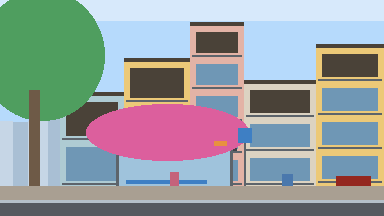
#> input picture assets/out_gif_a/_mock/mock.png, 384 x 216 px, found by its file name
$ python shop.py
#> lines starting #> are read from the running program, lines starting #| are printed output that depends on the picture
### assets/src_gif/actors/_common.py
import sys, pathlib
sys.path.insert(0, str(pathlib.Path(__file__).resolve().parents[3]))
from tools.px_gif import *
from tools.layout_gif import *
import tools.px as _px
from PIL import Image

# one-char legend
L = {
 'k':'ink','h':'hair','l':'hair_l','s':'sk','S':'sk_l','d':'sk_d',
 'w':'white','g':'grey_hl','G':'grey_l','m':'grey','M':'grey_m','D':'grey_d','K':'grey_k',
 'y':'yl','Y':'yl_l','z':'yl_d','r':'red','R':'red_l','q':'red_d',
 'o':'or','O':'or_l','p':'or_d','c':'cat_hl',
 'b':'pb','B':'pb_l','n':'pb_d','N':'navy',
 'a':'wc','A':'wc_l','e':'wc_d','t':'tc','T':'tc_l','u':'tc_d',
 'f':'wood','F':'wood_l','j':'wood_d','J':'wood_k','x':'wood_hl',
 'v':'leaf','V':'leaf_l','W':'leaf_hl','X':'leaf_d',
 'i':'glass','I':'glass_l','1':'bl','2':'bl_l','3':'bl_d','4':'bl_hl',
 '5':'sh','6':'sh_l','7':'sh_d','8':'sk_d','9':'paper','0':'sb', 'P':'pave_l','Q':'pave',
 'E':'haze','C':'cloud_d','Z':'teal','H':'teal_d','U':'sb_d',
}
def G(rows, extra=None):
    lg = dict(L); lg.update(extra or {})
    w = max(len(r) for r in rows); im = new(w, len(rows))
    for y, r in enumerate(rows):
        for x, ch in enumerate(r):
            if ch not in '. ': put(im, x, y, lg[ch])
    return im

_DARK = {}
def _mk():
    ramps = [('sk_l','sk','sk_d'),('yl_l','yl','yl_d'),('red_l','red','red_d'),('or_l','or','or_d'),('cat_hl','or','or_d'),
             ('pb_l','pb','pb_d'),('wc_l','wc','wc_d'),('wood_hl','wood_l','wood','wood_d'),('leaf_hl','leaf_l','leaf','leaf_d'),
             ('grey_hl','grey_l','grey','grey_m','grey_d'),('white','paper'),('sh_l','sh','sh_d'),('sb_l','sb','sb_d'),
             ('tc_l','tc','tc_d'),('glass_l','glass','glass_d'),('teal','teal_d'),('wb_l','wb','wb_d'),('bl_hl','bl_l','bl','bl_d'),('pave_l','pave','pave_d')]
    for rp in ramps:
        for n in rp: _DARK[RGB[n]] = RGB[rp[-1]]
    for n in ('hair','hair_l','ink','grey_k','wood_k','navy','red_d','or_d','yl_d','pb_d','sk_d','wc_d','leaf_d','sh_d','sb_d','tc_d','bl_d','grey_d','pave_d','teal_d','glass_d'):
        _DARK[RGB[n]] = RGB['ink'] if n in ('hair','hair_l','ink','grey_k','wood_k','navy') else RGB[n]
    # darker-of-dark
    for n,t in (('sk_d','wood_d'),('or_d','wood_d'),('yl_d','wood_d'),('red_d','wood_k'),('pb_d','navy'),('wc_d','wood_d'),('tc_d','wood_k'),('leaf_d','leaf_k'),('grey_d','ink'),('wood_d','ink'),('wood','wood_k')):
        _DARK[RGB[n]] = RGB[t]
    _DARK[RGB['hair']] = RGB['ink']
_mk()
def sout(img, diag=False, fixed=None):
    """selective outline: 1px outside, colour = dark tone of the neighbouring fill. Canvas grows 1px each side."""
    w,h = img.size; src = new(w+2,h+2); src.paste(img,(1,1)); out = new(w+2,h+2)
    sp,op = src.load(), out.load()
    nb=[(-1,0),(1,0),(0,-1),(0,1)]
    for y in range(h+2):
        for x in range(w+2):
            if sp[x,y][3]: continue
            for dx,dy in nb:
                xx,yy=x+dx,y+dy
                if 0<=xx<w+2 and 0<=yy<h+2 and sp[xx,yy][3]:
                    col = RGB[fixed] if fixed else _DARK.get(sp[xx,yy][:3], RGB['ink'])
                    op[x,y]=(*col,255); break
    out.alpha_composite(src); return out

def over(base, spr, x, y):
    b = base.copy(); b.alpha_composite(spr,(x,y)); return b
def stamp(img, rows, x, y, extra=None):
    img.alpha_composite(G(rows, extra), (x,y)); return img
def px_(img, pts, col):
    for x,y in pts: put(img,x,y,col)
    return img

MOCK = Image.open(_px.ROOT/'assets/out_gif/_mock/mock.png').convert('RGBA')
#> MOCK is the input picture: PIL image 384x216 RGBA; mean R, G, B, A 150.9, 158.2, 159.6, 255
def sheet(items, scale=6, pad=4, bg='grey_l', cols=None):
    """items: list of (label-less) images -> contact sheet"""
    cols = cols or len(items)
    rows = [items[i:i+cols] for i in range(0,len(items),cols)]
    W = max(sum(i.width+pad for i in r) for r in rows)+pad
    H = sum(max(i.height for i in r)+pad for r in rows)+pad
    s = Image.new('RGBA',(W,H),(*RGB[bg],255)); y=pad
    for r in rows:
        x=pad
        for i in r: s.alpha_composite(i,(x,y+max(j.height for j in r)-i.height)); x+=i.width+pad
        y+=max(i.height for i in r)+pad
    return s.resize((W*scale,H*scale),Image.NEAREST)
# [4 lines left out: function strip_frames, not called in this run]

def crop_union(frames):
    """crop all frames to the union bbox; returns (frames, (left, top))"""
    bb = None
    for f in frames:
        b = f.getbbox()
        if b: bb = b if bb is None else (min(bb[0],b[0]),min(bb[1],b[1]),max(bb[2],b[2]),max(bb[3],b[3]))
    return [f.crop(bb) for f in frames], (bb[0], bb[1])
def save_c(name, frames, ax, ay, **kw):
    """ax, ay given in uncropped frame coords; they are translated after crop. anchor y = row of lowest contact pixel"""
    fr,(l,t) = crop_union(frames)
    return save_asset('actors', name, fr, anchor=(ax-l, ay-t), **kw)

### tools/px.py
"""Shared pixel-art toolkit. Every asset script imports this:

    import sys, pathlib; sys.path.insert(0, str(pathlib.Path(__file__).resolve().parents[3]))
    from tools.px import *
    from tools.layout import *

Rules enforced here: palette-only colors, alpha strictly 0 or 255, 1x logical pixels.
"""
from __future__ import annotations

import json
import unicodedata
from pathlib import Path

from PIL import Image, ImageDraw

ROOT = Path(__file__).resolve().parents[1]
OUT = ROOT / "assets" / "out"
PREVIEW_SCALE = 4

# ---------------------------------------------------------------- palette
# Endesga 32 + 13 project extras (bougainvillea ramp, warm stone, sky, lamp glow, wall paints).
PALETTE: dict[str, str] = {
    # skin / browns
    "skin1": "#e8b796", "skin2": "#e4a672", "skin3": "#c28569", "skin4": "#b86f50",
    "brown_d": "#733e39", "brown_k": "#3e2731",
    # warm
    "rust": "#be4a2f", "clay": "#d77643", "sand": "#ead4aa",
    "red_d": "#a22633", "red": "#e43b44", "red_hot": "#ff0044",
    "orange": "#f77622", "gold": "#feae34", "yellow": "#fee761",
    # greens / teal
    "green_l": "#63c74d", "green": "#3e8948", "green_d": "#265c42", "teal_k": "#193c3e",
    "mint": "#7fb7a4",
    # blues / greys
    "blue_d": "#124e89", "blue": "#0099db", "cyan": "#2ce8f5",
    "white": "#ffffff", "grey_l": "#c0cbdc", "grey": "#8b9bb4",
    "slate": "#5a6988", "slate_d": "#3a4466", "navy": "#262b44", "ink": "#181425",
    "sky_l": "#8fd3f4", "sky": "#5bb3e6",
    # purples / pinks
    "plum": "#68386c", "mauve": "#b55088", "salmon": "#f6757a",
    # bougainvillea ramp (dark -> highlight)
    "bloom_k": "#5e1a4a", "bloom_d": "#a3246e", "bloom": "#d93a8c",
    "bloom_l": "#f26db1", "bloom_hl": "#ffb3dc",
    # warm stone (concrete, asphalt, curbs)
    "stone_l": "#a8a29a", "stone": "#77716b", "stone_d": "#4d4945",
    # misc
    "glow": "#ffe9a8", "ochre": "#e8c170",
}


def _hex(h: str) -> tuple[int, int, int]:
    h = h.lstrip("#")
    return int(h[0:2], 16), int(h[2:4], 16), int(h[4:6], 16)


RGB: dict[str, tuple[int, int, int]] = {k: _hex(v) for k, v in PALETTE.items()}
_ALLOWED = set(RGB.values())
CLEAR = (0, 0, 0, 0)


def c(name: str) -> tuple[int, int, int, int]:
    """Palette name -> RGBA tuple. Raises KeyError on unknown names (on purpose)."""
    return (*RGB[name], 255)


# ---------------------------------------------------------------- canvas helpers
def new(w: int, h: int) -> Image.Image:
    return Image.new("RGBA", (w, h), CLEAR)


# [12 lines left out: function grid, not called in this run]


def put(img: Image.Image, x: int, y: int, name: str) -> None:
    if 0 <= x < img.width and 0 <= y < img.height:
        img.putpixel((x, y), c(name))


def rect(img: Image.Image, x0: int, y0: int, x1: int, y1: int, name: str) -> None:
    """Filled rectangle, inclusive corners."""
    ImageDraw.Draw(img).rectangle([x0, y0, x1, y1], fill=c(name))


def line(img: Image.Image, x0: int, y0: int, x1: int, y1: int, name: str) -> None:
    ImageDraw.Draw(img).line([x0, y0, x1, y1], fill=c(name), width=1)


def ellipse(img: Image.Image, x0: int, y0: int, x1: int, y1: int, name: str) -> None:
    ImageDraw.Draw(img).ellipse([x0, y0, x1, y1], fill=c(name))


def poly(img: Image.Image, pts: list[tuple[int, int]], name: str) -> None:
    ImageDraw.Draw(img).polygon(pts, fill=c(name))


def paste(dst: Image.Image, src: Image.Image, x: int, y: int) -> None:
    """Alpha-paste (hard alpha, so the result stays palette-clean)."""
    dst.alpha_composite(src, (x, y))


BAYER4 = [[0, 8, 2, 10], [12, 4, 14, 6], [3, 11, 1, 9], [15, 7, 13, 5]]


# [41 lines left out: functions dither, vgradient, outline, not called in this run]


def flip(img: Image.Image) -> Image.Image:
    return img.transpose(Image.FLIP_LEFT_RIGHT)


# [11 lines left out: function recolor, not called in this run]


# ---------------------------------------------------------------- tiny pixel font (3x5 caps + Vietnamese marks)
_G = {
    "A": [".#.", "#.#", "###", "#.#", "#.#"], "B": ["##.", "#.#", "##.", "#.#", "##."],
    "C": [".##", "#..", "#..", "#..", ".##"], "D": ["##.", "#.#", "#.#", "#.#", "##."],
    "E": ["###", "#..", "##.", "#..", "###"], "F": ["###", "#..", "##.", "#..", "#.."],
    "G": [".##", "#..", "#.#", "#.#", ".##"], "H": ["#.#", "#.#", "###", "#.#", "#.#"],
    "I": ["###", ".#.", ".#.", ".#.", "###"], "J": ["..#", "..#", "..#", "#.#", ".#."],
    "K": ["#.#", "#.#", "##.", "#.#", "#.#"], "L": ["#..", "#..", "#..", "#..", "###"],
    "M": ["#...#", "##.##", "#.#.#", "#...#", "#...#"], "N": ["#..#", "##.#", "#.##", "#..#", "#..#"],
    "O": [".#.", "#.#", "#.#", "#.#", ".#."], "P": ["##.", "#.#", "##.", "#..", "#.."],
    "Q": [".#.", "#.#", "#.#", "##.", ".##"], "R": ["##.", "#.#", "##.", "#.#", "#.#"],
    "S": [".##", "#..", ".#.", "..#", "##."], "T": ["###", ".#.", ".#.", ".#.", ".#."],
    "U": ["#.#", "#.#", "#.#", "#.#", "###"], "V": ["#.#", "#.#", "#.#", "#.#", ".#."],
    "W": ["#...#", "#...#", "#.#.#", "##.##", "#...#"], "X": ["#.#", "#.#", ".#.", "#.#", "#.#"],
    "Y": ["#.#", "#.#", ".#.", ".#.", ".#."], "Z": ["###", "..#", ".#.", "#..", "###"],
    "Đ": [".##.", ".#.#", "####", ".#.#", ".##."],
    "0": ["###", "#.#", "#.#", "#.#", "###"], "1": [".#.", "##.", ".#.", ".#.", "###"],
    "2": ["##.", "..#", ".#.", "#..", "###"], "3": ["##.", "..#", ".#.", "..#", "##."],
    "4": ["#.#", "#.#", "###", "..#", "..#"], "5": ["###", "#..", "##.", "..#", "##."],
    "6": [".##", "#..", "###", "#.#", "###"], "7": ["###", "..#", ".#.", ".#.", ".#."],
    "8": ["###", "#.#", "###", "#.#", "###"], "9": ["###", "#.#", "###", "..#", "##."],
    " ": ["..", "..", "..", "..", ".."], "-": ["...", "...", "###", "...", "..."],
    ".": [".", ".", ".", ".", "#"], ":": [".", "#", ".", "#", "."], "!": ["#", "#", "#", ".", "#"],
    "/": ["..#", "..#", ".#.", "#..", "#.."],
}
_MARK_ABOVE_VOWEL = {"̂": [".#.", "#.#"], "̆": ["#.#", ".#."]}  # circumflex, breve
_MARK_TONE = {"̀": ["#.", ".#"], "́": [".#", "#."], "̉": ["##", ".#"], "̃": [".#.#", "#.#."]}
_DOT_BELOW, _HORN = "̣", "̛"
FONT_ASC = 5   # rows reserved above caps for marks
FONT_H = 5     # cap height
FONT_DESC = 2  # rows below for dot-below


# [57 lines left out: functions _char_parts, text_size, text, not called in this run]


# ---------------------------------------------------------------- validation + export
def validate(img: Image.Image, label: str = "") -> None:
    bad_alpha, bad_col = 0, set()
    for r, g, b, a in img.getdata():
        if a not in (0, 255):
            bad_alpha += 1
        elif a == 255 and (r, g, b) not in _ALLOWED:
            bad_col.add("#%02x%02x%02x" % (r, g, b))
    if bad_alpha or bad_col:
        raise ValueError(f"[{label}] palette violation: {bad_alpha} semi-transparent px, "
                         f"off-palette colors {sorted(bad_col)[:10]}")


def _preview_bg(w: int, h: int) -> Image.Image:
    bg = Image.new("RGBA", (w, h), (*RGB["grey_l"], 255))
    return bg


def save_asset(group: str, name: str, frames, *, fps: float | None = None,
               anchor: tuple[int, int] | None = None, states: dict[str, list[int]] | None = None,
               loop: bool = True, notes: str = "") -> Path:
    """Export one asset.

    frames: an Image or list of equally-sized Images (animation frames).
    anchor: (x, y) in frame coords of the ground/attach point; default bottom-centre.
    states: optional named frame ranges, e.g. {"walk": [0,1,2,3,4,5], "idle": [6,7]}.

    Writes assets/out/<group>/<name>.png (horizontal strip, 1x), <name>.json,
    and _preview/<name>@4x.png (+ .gif when animated).
    """
    if isinstance(frames, Image.Image):
        frames = [frames]
    frames = [f.convert("RGBA") for f in frames]
    fw, fh = frames[0].size
    for i, f in enumerate(frames):
        if f.size != (fw, fh):
            raise ValueError(f"[{group}/{name}] frame {i} size {f.size} != {(fw, fh)}")
        validate(f, f"{group}/{name}#{i}")
    d = OUT / group
    (d / "_preview").mkdir(parents=True, exist_ok=True)
    strip = new(fw * len(frames), fh)
    for i, f in enumerate(frames):
        strip.paste(f, (i * fw, 0))
    strip.save(d / f"{name}.png")
    meta = {
        "name": name, "group": group, "frameW": fw, "frameH": fh, "frames": len(frames),
        "fps": fps, "anchor": list(anchor) if anchor else [fw // 2, fh - 1],
        "states": states or {"default": list(range(len(frames)))}, "loop": loop, "notes": notes,
    }
    (d / f"{name}.json").write_text(json.dumps(meta, ensure_ascii=False, indent=1))
    k = PREVIEW_SCALE
    big = strip.resize((strip.width * k, strip.height * k), Image.NEAREST)
    bg = _preview_bg(big.width, big.height)
    bg.alpha_composite(big)
    bg.convert("RGB").save(d / "_preview" / f"{name}@4x.png")
    if len(frames) > 1:
        gif_frames = []
        for f in frames:
            fb = _preview_bg(fw * k, fh * k)
            fb.alpha_composite(f.resize((fw * k, fh * k), Image.NEAREST))
            gif_frames.append(fb.convert("RGB"))
        dur = int(1000 / (fps or 8))
        gif_frames[0].save(d / "_preview" / f"{name}.gif", save_all=True,
                           append_images=gif_frames[1:], duration=dur, loop=0, disposal=2)
    return d / f"{name}.png"

### assets/src_gif/actors/shop.py
from _common import *
SC='review/gif_style/_sheets/'
X={'P':'wb_l','Q':'wb','C':'wb_d'}
HEAD=[
 "....hhhhh....",
 "...hhhhhhh...",
 "...hhhhhhh...",
 "...hSSSSSh...",
 "..SSkSSSkSS..",
 "...SSSsSSS...",
 "...SSdddSS...",
 "....ssSss....",
]
BODY=[
 ".....sss.....",
 ".PPPPsSsPPPP.",
 "PPPPPPSPPPPPQ",
 "PPPPPPPPPPPQQ",
 ".PPPPPPPPPQQ.",
 ".PPPPPPPPQQC.",
 ".PPQPPPPPQQC.",
 ".PPQPPPPPQQC.",
 ".PPPPPPPPQQC.",
 ".PPPPPPPPQQC.",
]
def build(f):
    im=new(21,20)
    stamp(im,HEAD,1,0,X)
    stamp(im,BODY,1,8,X) if False else None
    # body rows start y=8 (neck row is part of HEAD last row; BODY first row neck overlap skip)
    stamp(im,BODY[1:],1,9,X)
    # left arm (viewer left): rests on counter
    for p in [(1,10),(1,11),(2,11)]: put(im,*p,'wb')
    for y in range(12,17): put(im,2,y,'sk');
    for y in range(12,17): put(im,3,y,'sk_d')
    put(im,2,17,'sk_l'); put(im,3,17,'sk_l'); put(im,4,17,'sk')
    # right arm raised with fan
    for p in [(12,10),(13,10),(12,11),(13,11)]: put(im,*p,'wb')
    put(im,13,9,'wb');
    for p in [(14,9),(14,8),(14,7)]: put(im,*p,'sk')
    put(im,15,8,'sk_d'); put(im,15,7,'sk_d')
    put(im,14,6,'sk_l')
    # fan: handle + head
    cx,cy,rx,ry = [(16,2,3,3),(17,3,2,3),(16,1,3,3)][f]
    # fan handle
    put(im,14,5,'wood_l'); put(im,14,4,'wood_l') if f!=1 else None
    ellipse(im,cx-rx,cy-ry,cx+rx,cy+ry,'yl_l')
    # rim and ribs
    ImageDraw_ = None
    for y in range(cy-ry,cy+ry+1):
        for x in range(cx-rx,cx+rx+1):
            if im.getpixel((x,y))[3] and (x==cx-rx or x==cx+rx or y==cy-ry):
                put(im,x,y,'or_l')
    for y in range(cy-ry+1,cy+ry): put(im,cx,y,'yl')
    put(im,cx-1,cy,'white');
    return im
if __name__=='__main__':
    fr=[sout(build(i)) for i in range(3)]
#> in build, `im=new(21,20)`: im: PIL image 21x20 RGBA; every value is 0
#> in stamp, `img.alpha_composite(G(rows, extra), (x, y))`:
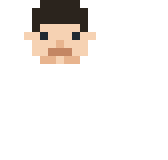
#> img: PIL image 21x20 RGBA (shown 8 times larger); mean R, G, B, A 19.9, 16.6, 13.9, 32.8; transparent parts drawn white
#> the loop in G (call 2), `for y, r in enumerate(rows):` made 9 passes
#> r on passes 1 to 9: '.PPPPsSsPPPP.', 'PPPPPPSPPPPPQ', 'PPPPPPPPPPPQQ', '.PPPPPPPPPQQ.', '.PPPPPPPPQQC.', '.PPQPPPPPQQC.', '.PPQPPPPPQQC.', '.PPPPPPPPQQC.', '.PPPPPPPPQQC.'
#> after the loop in build, `for y in range(cy-ry+1,cy+ry): put(im,cx,y,'yl')`:
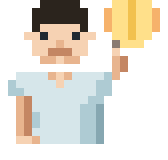
#> im: PIL image 21x20 RGBA (shown 8 times larger); mean R, G, B, A 94.2, 88.9, 78.3, 120.8; transparent parts drawn white
#> in sout, `w, h = img.size`: w = 21; h = 20
#> in sout, `src = new(w + 2, h + 2)`: src: PIL image 23x22 RGBA; every value is 0
#> fr = 3 items
    for f in fr:
        for x in range(f.width): f.putpixel((x,f.height-2),f.getpixel((x,f.height-2)) if False else f.getpixel((x,f.height-2)))
#> this loop made 3 passes
    # drop the bottom outline row (cut line is hidden behind the counter)
    fr=[f.crop((0,0,f.width,f.height-1)) for f in fr]
    for f in fr:
        for x in range(f.width): pass
    sheet(fr,scale=12).save(SC+'shop.png')
#> in sheet, `cols = cols or len(items)`: cols = 3
#> in sheet, `rows = [items[i:i+cols] for i in range(0,len(items),cols)]`: rows = 1 item
#> in sheet, `W = max(sum(i.width+pad for i in r) for r in rows)+pad`: W = 85
#> in sheet, `H = sum(max(i.height for i in r)+pad for r in rows)+pad`: H = 29
#> the loop in sheet, `for r in rows:` made 1 pass
#> y on pass 1: 29
#> after the loop in sheet, `for r in rows:`:
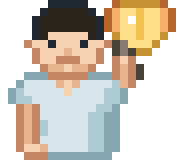
#> i: PIL image 23x21 RGBA (shown 8 times larger); mean R, G, B, A 106.3, 98, 85.6, 149.4; transparent parts drawn white
#> in sheet, `return s.resize((W*scale,H*scale),Image.NEAREST)`:
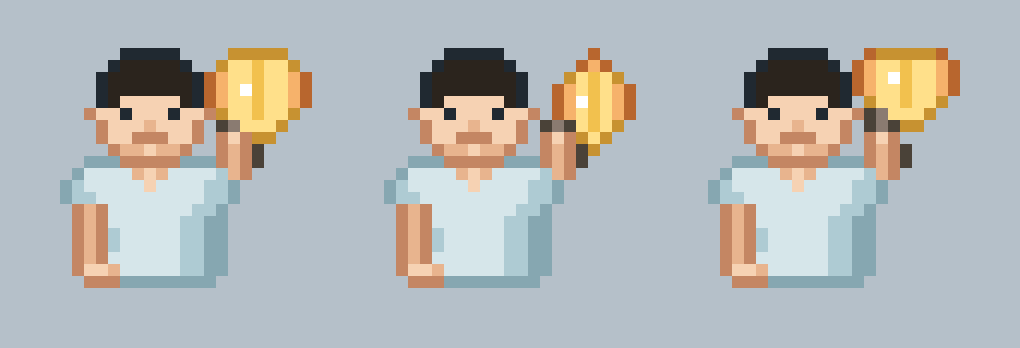
#> returned value: PIL image 1020x348 RGBA; mean R, G, B, A 181.2, 183.7, 182.5, 255
    save_c('shopkeeper',fr,9,fr[0].height-2,fps=4,notes='front view, waist-up; anchor = bottom row at waist, centre. waist is hidden behind the counter top')
#> the loop in crop_union, `for f in frames:` made 3 passes
#> in save_c, `fr,(l,t) = crop_union(frames)`: fr = 3 items; l = 1; t = 0
#> in save_asset, `frames = [f.convert("RGBA") for f in frames]`: frames = 3 items
#> the loop in save_asset, `for i, f in enumerate(frames):` made 3 passes
#> in save_asset, `strip = new(fw * len(frames), fh)`: strip: PIL image 63x20 RGBA; every value is 0
#> after the loop in save_asset, `for i, f in enumerate(frames):`:
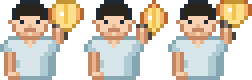
#> strip: PIL image 63x20 RGBA (shown 4 times larger); mean R, G, B, A 121.1, 111.8, 97.8, 170; transparent parts drawn white
#> in _preview_bg, `bg = Image.new("RGBA", (w, h), (*RGB["grey_l"], 255))`:
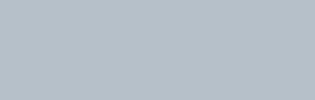
#> bg: PIL image 315x100 RGBA; mean R, G, B, A 181, 192, 201, 255
#> the loop in save_asset, `for f in frames:` made 3 passes
#> pass 1, in _preview_bg (call 2), `bg = Image.new("RGBA", (w, h), (*RGB["grey_l"], 255))`:
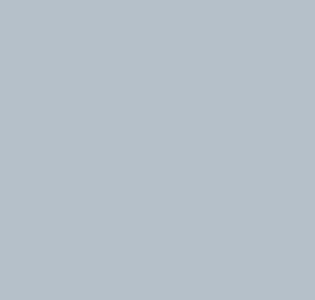
#> bg: PIL image 105x100 RGBA (shown 3 times larger); mean R, G, B, A 181, 192, 201, 255
